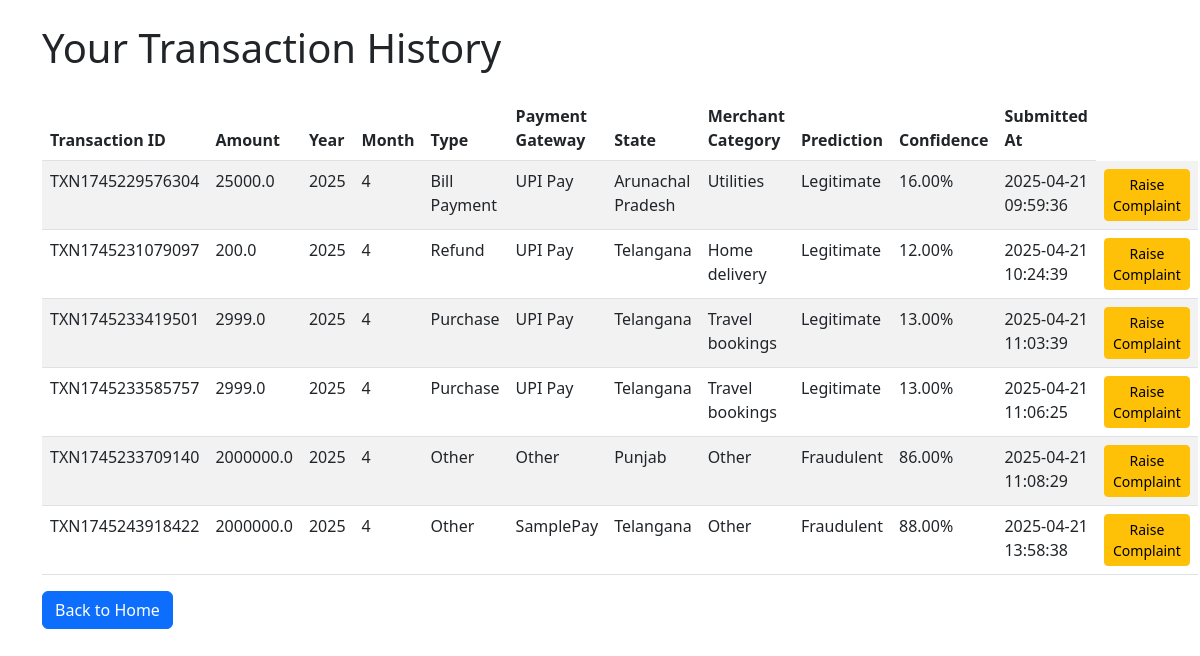
The app's page /transaction_history (signed in) with its own data.
### models.py (models this page shows)
class Transaction(db.Model):
    id = db.Column(db.Integer, primary_key=True)
    transaction_id = db.Column(db.String(50), unique=True, nullable=False)
    amount = db.Column(db.Float, nullable=False)
    year = db.Column(db.Integer, nullable=False)
    month = db.Column(db.Integer, nullable=False)
    transaction_type = db.Column(db.String(50))
    payment_gateway = db.Column(db.String(50))
    state = db.Column(db.String(50))
    merchant_category = db.Column(db.String(50))
    prediction = db.Column(db.String(20))
    confidence = db.Column(db.Float)
    user_id = db.Column(db.Integer, db.ForeignKey('user.id'))
    user = relationship('User', backref='transactions')  # This allows you to access user's transactions
    timestamp = db.Column(db.DateTime, default=datetime.utcnow)

### app.py (the view)
@app.route('/transaction_history')
def transaction_history():
    if 'user_id' not in session:
        flash("You need to log in first.", "warning")
        return redirect(url_for('login'))
    user_id = session['user_id']
    user_transactions = Transaction.query.filter_by(user_id=user_id).all()
    return render_template('transaction_history.html', transactions=user_transactions)

### app.py (called while the page is built)
@app.before_request
def create_tables():
    db.create_all()

@app.context_processor
def inject_user():
    user_id = session.get('user_id')
    if user_id:
        return dict(logged_in=True, current_user=User.query.get(user_id))
    return dict(logged_in=False)

### templates/transaction_history.html (shortened to what this page needs)
<!DOCTYPE html>
<html lang="en">
<head>
    <link href="https://cdn.jsdelivr.net/npm/bootstrap@5.3.0/dist/css/bootstrap.min.css" rel="stylesheet">
</head>
<body>
    <div class="container mt-4">
        <h1 class="mb-4">Your Transaction History</h1>
        {% if transactions %}
            <table class="table table-striped">
                <thead>
                    <tr>
                        <th>Transaction ID</th>
                        <th>Amount</th>
                        <th>Year</th>
                        <th>Month</th>
                        <th>Type</th>
                        <th>Payment Gateway</th>
                        <th>State</th>
                        <th>Merchant Category</th>
                        <th>Prediction</th>
                        <th>Confidence</th>
                        <th>Submitted At</th>
                    </tr>
                </thead>
                <tbody>
                    {% for transaction in transactions %}
                        <tr>
                            <td>{{ transaction.transaction_id }}</td>
                            <td>{{ transaction.amount }}</td>
                            <td>{{ transaction.year }}</td>
                            <td>{{ transaction.month }}</td>
                            <td>{{ transaction.transaction_type }}</td>
                            <td>{{ transaction.payment_gateway }}</td>
                            <td>{{ transaction.state }}</td>
                            <td>{{ transaction.merchant_category }}</td>
                            <td>{{ transaction.prediction }}</td>
                            <td>{{ '%.2f' % (transaction.confidence * 100) }}%</td>
                            <td>{{ transaction.timestamp.strftime('%Y-%m-%d %H:%M:%S') }}</td>
                            <td>
                                <a href="{{ url_for('complaint_form', transaction_id=transaction.transaction_id) }}" class="btn btn-warning btn-sm">Raise Complaint</a>
                            </td>
                        </tr>
                    {% endfor %}
                </tbody>
            </table>
        {% else %}
            <p>No transactions found.</p>
        {% endif %}
        <a href="{{ url_for('home') }}" class="btn btn-primary">Back to Home</a>
    </div>
</body>
</html>

### records on screen
Transaction: transaction.confidence*100 "16.00"
Transaction: transaction.confidence*100 "12.00"
Transaction: transaction.confidence*100 "13.00"
Transaction: transaction.confidence*100 "13.00"
Transaction: transaction.confidence*100 "86.00"
Transaction: transaction.confidence*100 "88.00"
